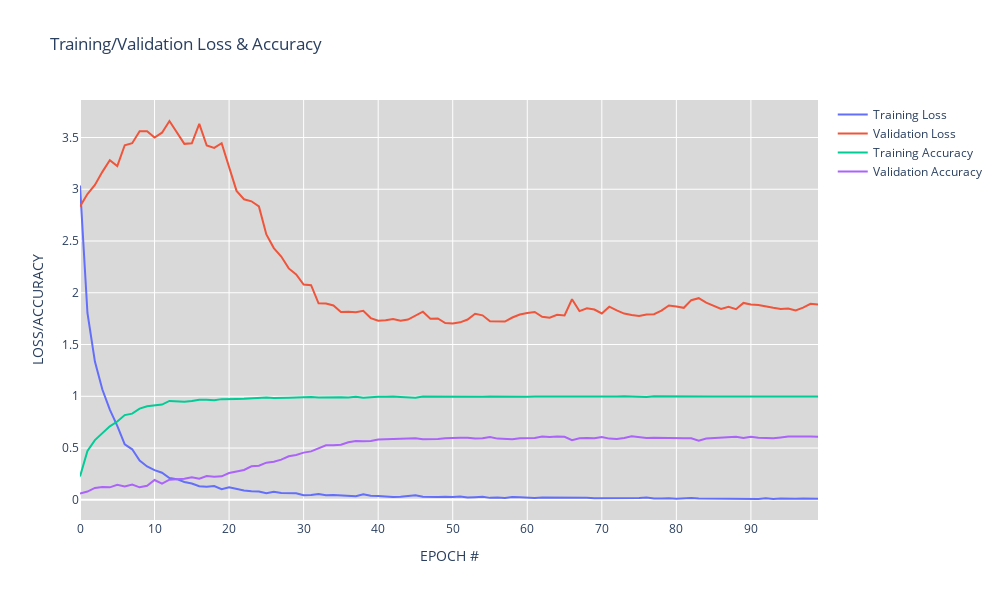

Notebook code cell kept with this figure:
### Markdown cell above
#### Visualizing Network Performance

### Code cell
plot_training_metrics(Z,epochs=config.EPOCHS, inline=True)
